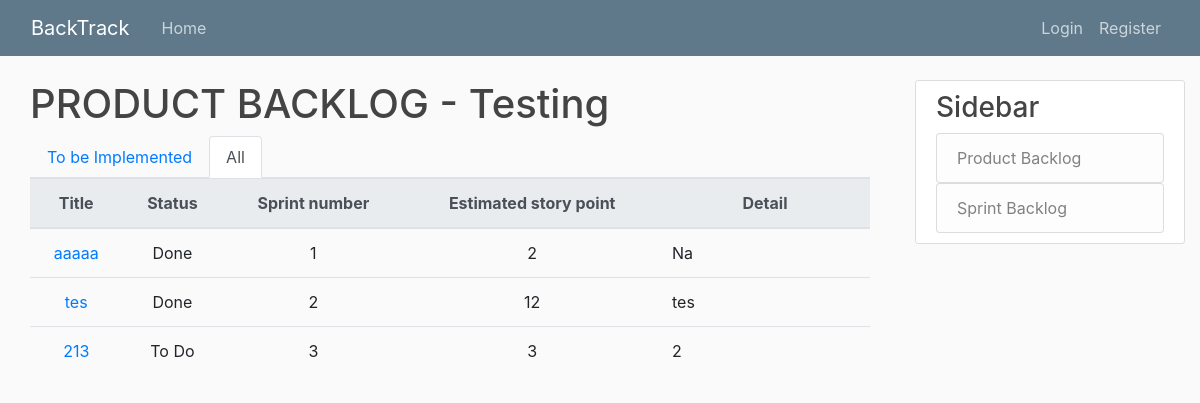
/testing/all/, run on the app's committed database.
### project/models.py (models this page shows, shortened)
class Project(models.Model):
	title = models.CharField(max_length=20, unique=True)
	details = models.TextField()
	slug = models.SlugField(unique=True, default="")

### productBacklog/models.py (models this page shows, shortened)
class PBI(models.Model):
	priority = models.IntegerField()
	title = models.CharField(max_length=20)
	status_choice = [
		('To Do', 'To Do'),
		('Doing', 'Doing'),
		('Done', 'Done'),
		('Unfinished', 'Unfinished')
	]
	status = models.CharField(
		max_length = 20,
		choices = status_choice,
		default = 'To Do',
	)
	ESP = models.IntegerField("estimated story point")
	details = models.TextField()
	project = models.ForeignKey(Project, on_delete=models.CASCADE, blank=True, null=True, default=None)
	sprint = models.ManyToManyField(Sprint) # , blank=True, null=True, default=None)
	def save(self, *args, **kwargs):
		super().save(*args, **kwargs)

### productBacklog/views.py (the view)
# urls.py: path('all/', AllPBListView.as_view(), name='productBacklog-all'),
class AllPBListView(ListView):
	model = PBI
	template_name = 'productBacklog/home_2.html'
	def dispatch(self, request, *args, **kwargs):
		self.project = get_object_or_404(Project, slug=kwargs['project'])
		return super().dispatch(request, *args, **kwargs)
	def get_context_data(self, **kwargs):
		context = super().get_context_data(**kwargs)
		context['project'] = self.project
		PBIs = []
		done = PBI.objects.filter(Q(project=self.project), Q(status="Done"))
		queryset = PBI.objects.filter(Q(project=self.project), Q(status="Doing") | Q(status="To Do") | Q(status="Unfinished")).order_by('priority')
		for pbi in list(done) + list(queryset):
			n = ''
			for i in pbi.sprint.all():
				n += i.title[-1]
				n += ", "
			if n == "":
				n = "N/A.."
			tmp = {"pbi": pbi,
				   "sprint_number": n[:-2]
				   }
			PBIs.append(tmp)
		context['PBIs'] = PBIs
		return context
	def get_queryset(self):
		index = 1
		queryset = PBI.objects.filter(Q(project=self.project), Q(status="Doing") | Q(status="To Do") | Q(status="Unfinished")).order_by('priority')
		for obj in queryset:
			obj.priority = index
			index = index + 1
			obj.save()
		return queryset

### templates/productBacklog/home_2.html (shortened to what this page needs)
{% extends "base.html" %}
{% block content %}
	<div class="col">
	<h1>PRODUCT BACKLOG - {{ project.title }}</h1>
	<ul class="nav nav-tabs" align="right">
		<li class="nav-item">
				<a class="nav-link" href="{% url 'productBacklog-home' project.slug %}">To be Implemented</a>
		</li>
		<li class="nav-item">
			<a class="nav-link active" href="">All</a>
		</li>
	</ul>
	<table class="table table-hover" >
		<thead class="thead-light">
			<tr>
	    		<th>Title</th>
	    		<th>Status</th>
	    		<th>Sprint number</th>
	    		<th>Estimated story point</th>
	    		<th>Detail</th>
	    	</tr>
    	</thead>
    	<tbody>
			{% for i in PBIs %}
			<tr>
				<td><a class="pbi-title" data-toggle="tooltip" data-placement="top" title="edit/delete" href="{% url 'productBacklog-detail' project.slug i.pbi.pk%}">{{ i.pbi.title }}</a></td>
				<td>{{ i.pbi.status }}</td>
				<td>{{ i.sprint_number }}</td>
				<td>{{ i.pbi.ESP }}</td>
				<td width="25%"; style="text-align: justify;">{{ i.pbi.details }}
			</tr>
			{% endfor %}
		</tbody>
	</table>
</div>
{% endblock content %}

### productBacklog/static/PBI/main.css (style rules this page uses)
body { background: #fafafa; color: #333333; margin-top: 5rem; }
h1, h2, h3, h4, h5, h6 { color: #444444; }
ul { margin: 0; }

### templates/productBacklog/home_2.html (style rules this page uses)
td, th { text-align: center; }

### data on the page
Project: title "Testing"
PBI: pbi "aaaaa", pbi.status "Done", sprint_number "1", pbi.ESP "2", pbi.details "Na"
PBI: pbi "tes", pbi.status "Done", sprint_number "2", pbi.ESP "12", pbi.details "tes"
PBI: pbi "213", pbi.status "To Do", sprint_number "3", pbi.ESP "3", pbi.details "2"
